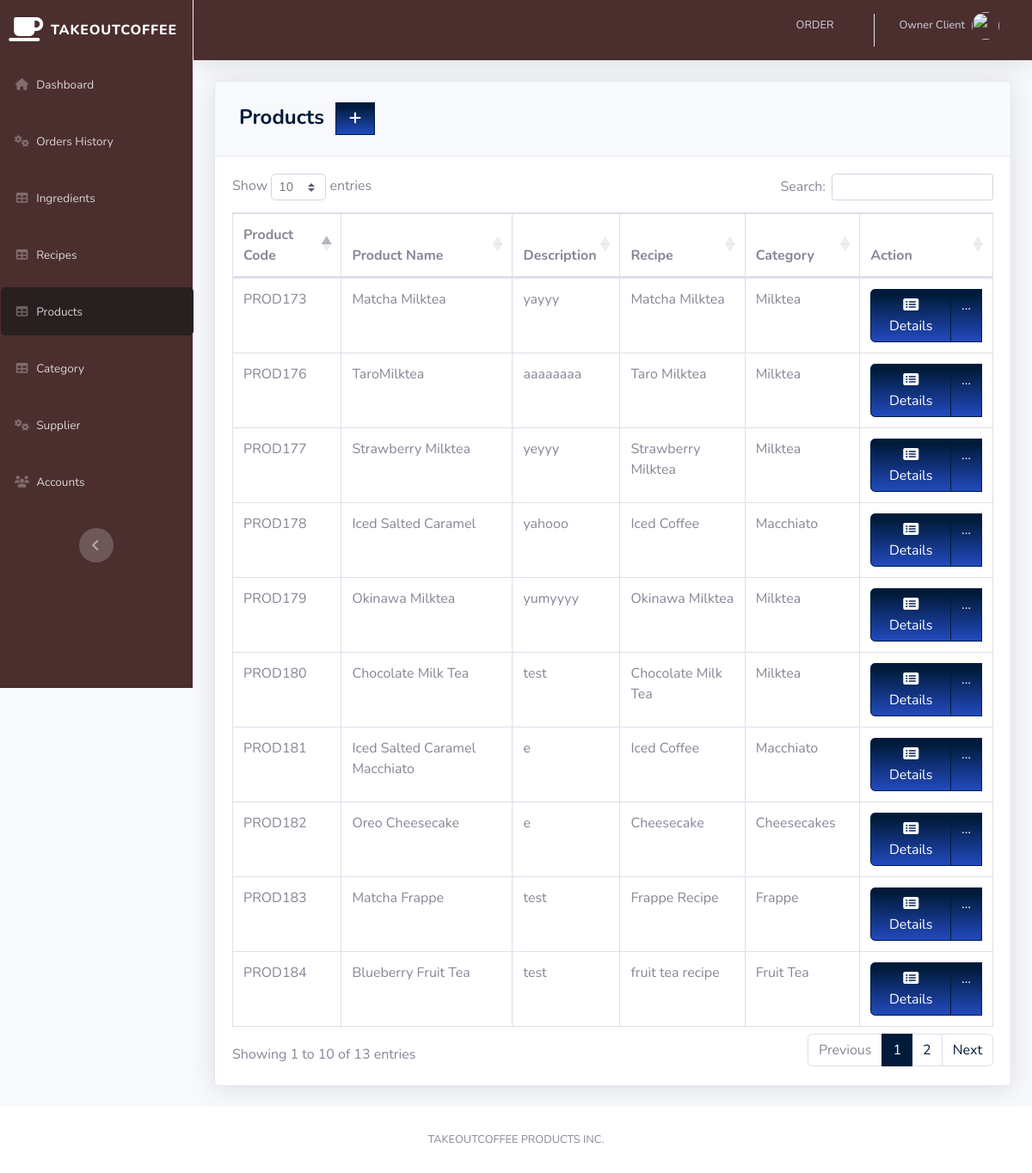
The app's page /pages/product.php (signed in) with its own data.
### tables this page shows
CREATE TABLE `product` (
  `PRODUCT_ID` int(11) NOT NULL,
  `PRODUCT_CODE` varchar(20) NOT NULL,
  `NAME` varchar(50) DEFAULT NULL,
  `quantity` decimal(10,2) DEFAULT NULL,
  `unit` varchar(50) DEFAULT NULL,
  `ing_name` varchar(255) DEFAULT NULL,
  `recipe_name` varchar(255) DEFAULT NULL,
  `DESCRIPTION` varchar(250) NOT NULL,
  `QTY_STOCK` int(50) DEFAULT NULL,
  `ON_HAND` int(250) NOT NULL,
  `PRICE` int(50) DEFAULT NULL,
  `expenses` decimal(10,2) DEFAULT NULL,
  `CATEGORY_ID` int(11) DEFAULT NULL,
  `SUPPLIER_ID` int(11) DEFAULT NULL,
  `DATE_STOCK_IN` varchar(50) NOT NULL,
  `recipe_id` int(11) DEFAULT NULL
);

CREATE TABLE `recipes` (
  `recipe_id` int(11) NOT NULL,
  `recipe_code` varchar(10) NOT NULL,
  `recipe_name` varchar(100) NOT NULL
);

CREATE TABLE `category` (
  `category_id` int(11) NOT NULL,
  `category_name` varchar(50) DEFAULT NULL
);

### pages/product.php (the view, shortened to what this page needs)
<?php
include '../includes/connection.php';
include '../includes/sidebar.php';
?>
<div class="card shadow mb-4">
    <div class="card-header py-3">
        <h4 class="m-2 font-weight-bold text-primary">Products&nbsp;
            <a href="#" data-toggle="modal" data-target="#aModal" type="button" class="btn btn-primary bg-gradient-primary" style="border-radius: 0px;">
                <i class="fas fa-fw fa-plus"></i>
            </a>
        </h4>
    </div>
    <div class="card-body">
        <div class="table-responsive">
            <table class="table table-bordered" id="dataTable" width="100%" cellspacing="0">
                <thead>
                    <tr>
                        <th>Product Code</th>
                        <th>Product Name</th>
                        <th>Description</th>
                        <th>Recipe</th>
                        <th>Category</th>
                        <th>Action</th>
                    </tr>
                </thead>
                <tbody>
                    <?php
                        $query = 'SELECT p.PRODUCT_ID, p.PRODUCT_CODE, p.NAME, p.DESCRIPTION, r.recipe_name, c.category_name
                        FROM product p
                        JOIN category c ON p.category_id = c.category_id
                        LEFT JOIN recipes r ON p.recipe_id = r.recipe_id';
                    $result = mysqli_query($db, $query) or die(mysqli_error($db));
                    while ($row = mysqli_fetch_assoc($result)) {
                        echo '<tr>';
                        echo '<td>' . $row['PRODUCT_CODE'] . '</td>';
                        echo '<td>' . $row['NAME'] . '</td>';
                        echo '<td>' . $row['DESCRIPTION'] . '</td>';
                        echo '<td>' . $row['recipe_name'] . '</td>';
                        echo '<td>' . $row['category_name'] . '</td>';
                        echo '<td align="right">
                                <div class="btn-group">
                                    <a type="button" class="btn btn-primary bg-gradient-primary" href="pro_searchfrm.php?action=edit&id=' . $row['PRODUCT_CODE'] . '">
                                        <i class="fas fa-fw fa-list-alt"></i> Details
                                    </a>
                                    <div class="btn-group">
                                        <a type="button" class="btn btn-primary bg-gradient-primary dropdown no-arrow" data-toggle="dropdown" style="color:white;">... <span class="caret"></span></a>
                                        <ul class="dropdown-menu text-center" role="menu">
                                            <li>
                                                <a type="button" class="btn btn-warning bg-gradient-warning btn-block" style="border-radius: 0px;" href="pro_edit.php?action=edit&id=' . $row['PRODUCT_ID'] . '">
                                                    <i class="fas fa-fw fa-edit"></i> Edit
                                                </a>
                                            </li>
                                        </ul>
                                    </div>
                                </div>
                              </td>';
                        echo '</tr>';
                    }
                    ?>
                </tbody>
            </table>
        </div>
    </div>
</div>
<?php
include '../includes/footer.php';
?>

### records on screen
product: PRODUCT_CODE "PROD178", NAME "Iced Salted Caramel", DESCRIPTION "yahooo", recipe.recipe_name "Iced Coffee", CATEGORY_ID.category_name "Macchiato"
product: PRODUCT_CODE "PROD181", NAME "Iced Salted Caramel Macchiato", DESCRIPTION "e", recipe.recipe_name "Iced Coffee", CATEGORY_ID.category_name "Macchiato"
product: PRODUCT_CODE "PROD173", NAME "Matcha Milktea", DESCRIPTION "yayyy", recipe.recipe_name "Matcha Milktea", CATEGORY_ID.category_name "Milktea"
product: PRODUCT_CODE "PROD176", NAME "TaroMilktea", DESCRIPTION "aaaaaaaa", recipe.recipe_name "Taro Milktea", CATEGORY_ID.category_name "Milktea"
product: PRODUCT_CODE "PROD177", NAME "Strawberry Milktea", DESCRIPTION "yeyyy", recipe.recipe_name "Strawberry Milktea", CATEGORY_ID.category_name "Milktea"
product: PRODUCT_CODE "PROD179", NAME "Okinawa Milktea", DESCRIPTION "yumyyyy", recipe.recipe_name "Okinawa Milktea", CATEGORY_ID.category_name "Milktea"
product: PRODUCT_CODE "PROD180", NAME "Chocolate Milk Tea", DESCRIPTION "test", recipe.recipe_name "Chocolate Milk Tea", CATEGORY_ID.category_name "Milktea"
product: PRODUCT_CODE "PROD182", NAME "Oreo Cheesecake", DESCRIPTION "e", recipe.recipe_name "Cheesecake", CATEGORY_ID.category_name "Cheesecakes"
product: PRODUCT_CODE "PROD184", NAME "Blueberry Fruit Tea", DESCRIPTION "test", recipe.recipe_name "fruit tea recipe", CATEGORY_ID.category_name "Fruit Tea"
product: PRODUCT_CODE "PROD183", NAME "Matcha Frappe", DESCRIPTION "test", recipe.recipe_name "Frappe Recipe", CATEGORY_ID.category_name "Frappe"

### other values on screen
$_SESSION['FIRST_NAME'] "Owner"
$_SESSION['LAST_NAME'] "Client"
